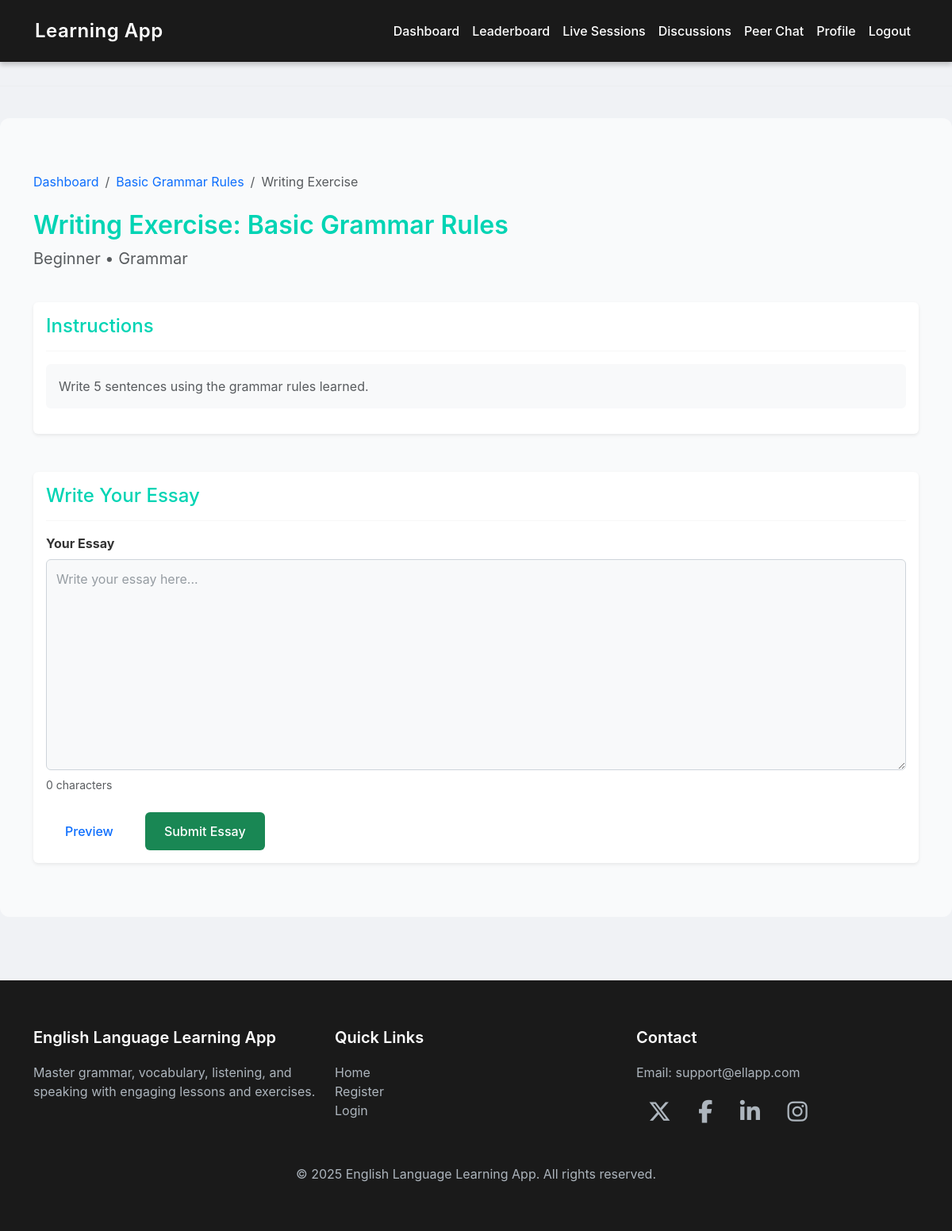
The app's page /exercise/6/attempt/ (signed in) with its own data.
### myapp/models.py (models this page shows, shortened)
class Exercise(models.Model):
    TYPES = [
        ('quiz', 'Quiz'),
        ('speaking', 'Speaking'),
        ('writing', 'Writing'),
        ('listening', 'Listening'),
    ]
    lesson = models.ForeignKey(Lesson, on_delete=models.CASCADE, related_name="exercises")
    type = models.CharField(max_length=20, choices=TYPES)
    instructions = models.TextField()

class Lesson(models.Model):
    SKILL_LEVELS = [
        ('beginner', 'Beginner'),
        ('intermediate', 'Intermediate'),
        ('advanced', 'Advanced'),
    ]
    CATEGORIES = [
        ('grammar', 'Grammar'),
        ('vocabulary', 'Vocabulary'),
        ('listening', 'Listening'),
        ('speaking', 'Speaking'),
    ]
    title = models.CharField(max_length=150)
    description = models.TextField()
    skill_level = models.CharField(max_length=20, choices=SKILL_LEVELS)
    category = models.CharField(max_length=20, choices=CATEGORIES)
    created_by = models.ForeignKey(
        UserRegister,
        on_delete=models.CASCADE,
        limit_choices_to={'role': 'teacher'}
    )
    created_at = models.DateTimeField(auto_now_add=True)

### myapp/views.py (the view, shortened to what this page needs)
# urls.py: path("exercise/<int:exercise_id>/attempt/", views.exercise_attempt, name="exercise_attempt"),
def exercise_attempt(request, exercise_id):
    if request.session.get("user_role") != "student":
        messages.error(request, "Unauthorized access")
        return redirect("login")
    student = get_object_or_404(UserRegister, id=request.session.get("user_id"))
    exercise = get_object_or_404(Exercise, id=exercise_id)
    if exercise.type in ["speaking", "listening"]:
        engine = pyttsx3.init()
        engine.say(exercise.instructions)
        engine.runAndWait()
        spoken_text = ""
        feedback = ""
        if exercise.type == "speaking":
            recognizer = sr.Recognizer()
            mic = sr.Microphone()
            with mic as source:
                recognizer.adjust_for_ambient_noise(source)
                audio = recognizer.listen(source)
                try:
                    spoken_text = recognizer.recognize_google(audio)
                except (sr.UnknownValueError, sr.RequestError):
                    spoken_text = ""
        if request.method == "POST":
            if exercise.type == "speaking":
                instructions_text = exercise.instructions.strip().lower()
                spoken_text_clean = request.POST.get("spoken_text", "").strip().lower()
                similarity = SequenceMatcher(None, instructions_text, spoken_text_clean).ratio()
                percentage_score = round(similarity * 100, 1)
                feedback = f"Expected: {exercise.instructions}\nYou said: {spoken_text_clean}"
            else:
                percentage_score = 100
                feedback = "Listening exercise auto-completed."
            progress, _ = StudentProgress.objects.get_or_create(
                student=student, lesson=exercise.lesson, exercise=exercise
            )
            progress.mark_complete(score=percentage_score)
            assign_badges(student)  # <-- Automatic badge assignment
            messages.success(request, f"You scored {percentage_score}% for this {exercise.type} exercise.")
            return render(request, "student/exercise_feedback.html", {
                "exercise": exercise,
                "score": percentage_score,
                "feedback": feedback,
                "spoken_text": spoken_text
            })
        template = "student/exercise_speaking.html" if exercise.type == "speaking" else "student/exercise_listening.html"
        return render(request, template, {"exercise": exercise, "spoken_text": spoken_text})
    elif exercise.type == "writing":
        return render(request, "student/exercise_writing.html", {"exercise": exercise})

### templates/student/exercise_writing.html (shortened to what this page needs)
{% extends "base.html" %}
{% block content %}
<div class="container mt-5">
    <nav aria-label="breadcrumb" class="mb-4">
        <ol class="breadcrumb">
            <li class="breadcrumb-item"><a href="{% url 'student_dashboard' %}" class="text-decoration-none">Dashboard</a></li>
            <li class="breadcrumb-item"><a href="{% url 'lesson_detail' exercise.lesson.pk %}" class="text-decoration-none">{{ exercise.lesson.title }}</a></li>
            <li class="breadcrumb-item active" aria-current="page">Writing Exercise</li>
        </ol>
    </nav>
    <div class="row mb-4">
        <div class="col">
            <h2 style="color: #00d4b4; font-weight: 600;">Writing Exercise: {{ exercise.lesson.title }}</h2>
            <p class="text-muted fs-5">{{ exercise.lesson.get_skill_level_display }} • {{ exercise.lesson.get_category_display }}</p>
        </div>
    </div>
    <div class="card shadow-sm border-0 mb-5">
        <div class="card-body">
            <h4 class="mb-3" style="color: #00d4b4;">Instructions</h4>
            <hr class="my-3">
            <p class="text-muted bg-light p-3 rounded">{{ exercise.instructions|linebreaksbr }}</p>
        </div>
    </div>
    <div class="card shadow-sm border-0 mb-5">
        <div class="card-body">
            <h4 class="mb-3" style="color: #00d4b4;">Write Your Essay</h4>
            <hr class="my-3">
            <form method="post" id="essayForm">
                <div class="mb-4">
                    <label for="essay_text" class="form-label fw-bold">Your Essay</label>
                    <textarea id="essay_text" name="essay_text" rows="10" class="form-control" placeholder="Write your essay here..." required></textarea>
                    <div class="form-text text-muted mt-2">
                        <span id="charCount">0</span> characters
                    </div>
                </div>
                <div class="d-flex gap-3">
                    <button type="button" class="btn btn-outline-primary" data-bs-toggle="modal" data-bs-target="#previewModal" data-bs-toggle="tooltip" title="Preview your essay before submission">
                        Preview
                    </button>
                    <button type="button" class="btn btn-success" data-bs-toggle="modal" data-bs-target="#confirmModal" data-bs-toggle="tooltip" title="Submit your essay for review">
                        Submit Essay
                    </button>
                </div>
            </form>
        </div>
    </div>
</div>
{% endblock %}

### templates/base.html (style rules this page uses)
body { background-color: #f0f2f5; font-family: 'Inter', -apple-system, BlinkMacSystemFont, sans-serif; color: #333; }
hr { border-top: 1px solid #e0e0e0; margin: 30px 0; }
.form-label { display: block; font-weight: 500; color: #333; margin-bottom: 8px; font-size: 1rem; }
.form-control { width: 100%; padding: 12px; font-size: 1rem; border: 1px solid #ced4da; border-radius: 6px; background-color: #f8f9fa; color: #333; transition: border-color 0.3s ease, box-shadow 0.3s ease; }
.form-control::placeholder { color: #6c757d; opacity: 0.7; }
textarea.form-control { resize: vertical; min-height: 100px; }
.btn { padding: 12px 24px; font-size: 1rem; font-weight: 500; border-radius: 6px; border: none; cursor: pointer; transition: background-color 0.3s ease, transform 0.2s ease; }
.form-text { font-size: 0.875rem; color: #6c757d; margin-top: 5px; display: block; }

### records on screen
Exercise: lesson "Basic Grammar Rules", lesson.skill_level "Beginner", lesson.category "Grammar", instructions "Write 5 sentences using the grammar rules learned."
